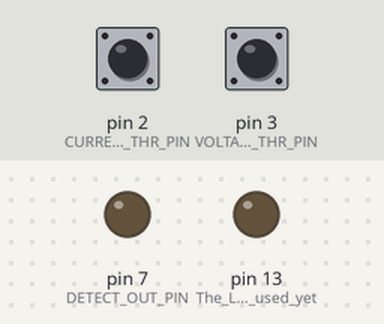
The sketch below on a simulated Arduino Uno, built with avr-gcc and run on an emulated ATmega328P. Shown: output pins drawn as LEDs (lit = HIGH). Inputs (shaded band) come from the test bench; at power-on: pin 3 (VOLTAGE_THR_PIN) HIGH, pin 2 (CURRENT_THR_PIN) HIGH. Pins used as bus, display or sensor lines are not drawn; what the sketch prints to the serial monitor is not drawn.

Above: at 1.2 s.
1.3 s: pin 3 (VOLTAGE_THR_PIN) pulled LOW for 0.15 s
At 1.37 s:
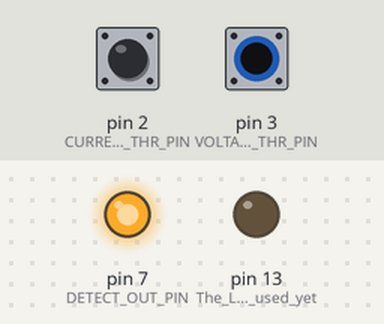
2.9 s: pin 3 (VOLTAGE_THR_PIN) pulled LOW for 3.2 s
At 7.2 s:
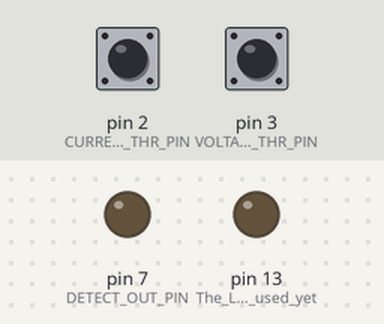
Timing chart, 0 to 8.7 s (numbered marks = the images above; inputs shaded):
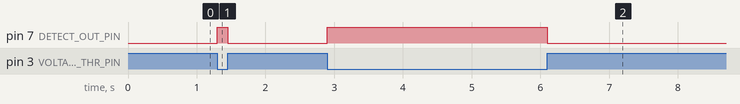

Measured:
- after the input at 1.3 s, pin 7 (DETECT_OUT_PIN): LOW → HIGH at once, → LOW 0.15 s later
- after the input at 2.9 s, pin 7 (DETECT_OUT_PIN): LOW → HIGH at once, → LOW 3.2 s later

The sketch:

mvs_main.ino
```cpp
/*
 * HitaSpeed -- Speed controller for oldfashioned vibrators with a mains-voltage AC motor.
 * (C) 2016 - 2019 Mark Onwrikbaar <onwrikbaar@hotmail.com>
 */

#include <avr/wdt.h>

#define CURRENT_THR_PIN         PD2             // Not used yet.
#define VOLTAGE_THR_PIN         PD3             // From the collector of the opto-isolator that watches the mains voltage.
#define TRIAC_TRIGGER_PIN       PD4             // To trigger the power photo triac (active low).
#define DETECT_OUT_PIN          PD7             // Just for debugging, to trigger an oscilloscope.

static const char versionString[] = "# HitaSpeed v0.33";

// Currently a 50 Hz sine is assumed. TODO Detect the actual frequency automatically.
static float avgAboveThMics = 9600.0;
static float avgBelowThMics =  150.0;
static const unsigned int halfPeriodMics = 10000U;
static volatile int triacTriggerHoldoffMics = halfPeriodMics;

/**
 * Reset the trigger holdoff delay to its maximum value.
 */
static inline void softStart(void)
{
    triacTriggerHoldoffMics = halfPeriodMics;
}

/**
 * On each call, this function returns the next number of microseconds
 * to wait between the zero crossing and triggering the triac.
 *
 * In a real application, this function would check a variable that might be set by a potmeter or some sensor,
 * or even remotely across the internet, and adjust the triac trigger holdoff delay accordingly.
 */
static unsigned int triggerDelay(void)
{
    const unsigned int minDelayMics = 200;
    const unsigned int maxDelayMics = halfPeriodMics - 1000;
    static int stepMics = -17;

    if ((triacTriggerHoldoffMics += stepMics) <= minDelayMics) {
        triacTriggerHoldoffMics = minDelayMics;
        stepMics = -stepMics;                   // Reverse direction.
    } else if (triacTriggerHoldoffMics >= maxDelayMics) {
        triacTriggerHoldoffMics = maxDelayMics;
        stepMics = -stepMics;                   // Reverse direction.
    }
    return triacTriggerHoldoffMics;
}

/**
 * This interrupt routine triggers the triac. It is invoked when timer 1 expires.
 */
ISR(TIMER1_COMPA_vect)
{
    digitalWrite(TRIAC_TRIGGER_PIN, LOW);
    TCCR1A = 0;                                 // Set entire TCCR1A register to 0.
    TCCR1B = 0;                                 // Same for TCCR1B -> stop timer.
    delayMicroseconds(40);                      // The triac trigger must have a minimum width.
    digitalWrite(TRIAC_TRIGGER_PIN, HIGH);      // Remove the trigger again.
}

/**
 * Set up a timer interrupt to deliver the trigger to the triac at the desired time.
 * The 16 MHz Arduino clock is prescaled to 250 kHz, i.e. a period of 4 µs;
 * hence the requested delay in microseconds must be divided by 4.
 */
static void scheduleTriacTrigger(unsigned int micsSinceZeroCross, unsigned int delayMics)
{
    if (delayMics > (halfPeriodMics - halfPeriodMics / 32)) {
        return;                                 // Don't bother triggering past circa 97% of the half sine wave's period.
    }
    TCNT1 = 0;                                  // Start counting at 0.
    TCCR1A = 0;
    const uint16_t ticks = (delayMics > micsSinceZeroCross ? (delayMics - micsSinceZeroCross) / 4 : 0);
    OCR1A = (ticks < 4 ? 4 : ticks);            // Set the compare match A register. Use a minimum value to ensure the interrupt.
    TCCR1B = (1<<CS10) | (1<<CS11) | (1<<WGM12);// Select divide by 64 prescaler and turn on CTC mode.
}

/**
 * TODO Implement when the electronics support it.
 * When controlling inductive or capacitive loads, checking the current zero crossing too
 * allows smoother regulation as well as a better soft start.
 */
static void currentCrossedThreshold()
{
    const auto nowMics = micros();
    // TODO Implement.
}

/**
 * This function is called whenever the mains voltage crosses the detection threshold,
 * which happens twice during each half cycle (before and after the zero crossing),
 * i.e. four times for each full cycle.
 * When the voltage rises above the threshold, we have just passed a zero crossing,
 * which we use as a reference for the triac trigger timing.
 */
static void voltageCrossedThreshold()
{
    static unsigned long tsLastAboveThMics = 0UL;
    static unsigned long tsLastBelowThMics = 0UL;

    const auto nowMics = micros();              // Get the timestamp.
    if (digitalRead(VOLTAGE_THR_PIN) == LOW) {  // Mains voltage rose above detection threshold.
        digitalWrite(DETECT_OUT_PIN, HIGH);
        const auto deltaMics = (tsLastAboveThMics = nowMics) - tsLastBelowThMics;
        if (deltaMics > halfPeriodMics) {       // Mains voltage was just switched on (again).
            softStart();
        } else {                                // Update the moving average, and schedule trigger.
            avgBelowThMics += ((float)deltaMics - avgBelowThMics) / 32.0;
            scheduleTriacTrigger((unsigned int)((avgBelowThMics + 1.0) / 2), triggerDelay());
        }
    } else {                                    // Mains voltage fell below detection threshold.
        digitalWrite(DETECT_OUT_PIN, LOW);
        const auto deltaMics = (tsLastBelowThMics = nowMics) - tsLastAboveThMics;
        if (deltaMics > halfPeriodMics) {       // Mains voltage was just switched on (again).
            softStart();
        } else {                                // Update the moving average.
            avgAboveThMics += ((float)deltaMics - avgAboveThMics) / 32.0;
        }
    }
}

/**
 * Timer 1 is used for the triac trigger holdoff.
 */
static void setupTimer1()
{
    TCCR1A = 0;                                 // Set entire TCCR1A register to 0.
    TCCR1B = 0;                                 // Same for TCCR1B -> stop timer.
    TIMSK1 |= (1 << OCIE1A);                    // Enable timer compare interrupt.
}


void setup()
{
    noInterrupts();
    digitalWrite(TRIAC_TRIGGER_PIN, HIGH);
    pinMode(TRIAC_TRIGGER_PIN, OUTPUT);
    pinMode(CURRENT_THR_PIN, INPUT_PULLUP);
    pinMode(VOLTAGE_THR_PIN, INPUT_PULLUP);
    pinMode(DETECT_OUT_PIN, OUTPUT);            // For debugging the hardware.
    pinMode(LED_BUILTIN, OUTPUT);               // The LED is not used yet.
    Serial.begin(9600);
    Serial.println(versionString);
    attachInterrupt(digitalPinToInterrupt(CURRENT_THR_PIN), currentCrossedThreshold, CHANGE);
    attachInterrupt(digitalPinToInterrupt(VOLTAGE_THR_PIN), voltageCrossedThreshold, CHANGE);
    setupTimer1();
//  wdt_enable(WDTO_1S);                        // Set watchdog timer to 1 second.
    interrupts();
}


void loop()
{
    wdt_reset();                                // Keep our watchdog happy.
}
```
